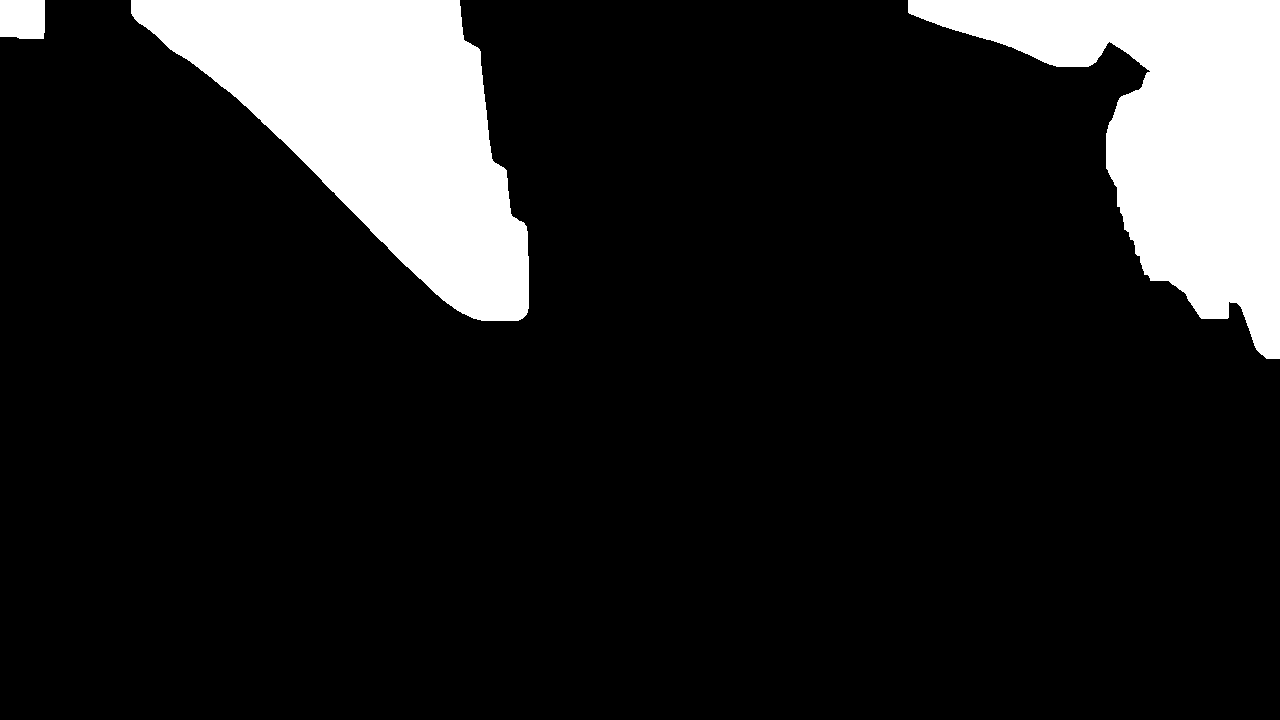
#> input picture agents/arm-004__claude-opus-5-5__grasp-cube/jaw_mask70.png, 1280 x 720 px
$ python -i vision.py   (imports and definitions only)
#> lines starting #> are read from the running program, lines starting #| are printed output that depends on the picture; after the words box and inside, x2 and y2 are one past the last pixel; in counts of white or black regions, pixels touching at a corner belong together
#> further down, picture is the input picture: shape (720, 1280, 3); 13.6% white; 3 white regions, box (x1, y1, x2, y2) and area: (131, 0, 529, 321) 65106, (908, 0, 1280, 359) 58142, (0, 0, 45, 39) 1713
"""Top-camera cube detection and pixel->base mapping."""
import json, sys
from pathlib import Path
import numpy as np, cv2
HERE = Path(__file__).resolve().parent
WS = HERE.parent
# [1 line that did not run here, left out]
# [1 line that did not run here, left out]
# [1 line that did not run here, left out]
CAL = HERE / 'top_to_base.json'


# [24 lines left out: functions pix_to_table, fit_similarity, fit_affine, not called in this run]


def load_cal():
    return np.array(json.loads(CAL.read_text())['M'])


CUBE_CAL = HERE / 'cube_cal.json'


# [40 lines left out: functions _cube_correction, pix_to_base, base_to_pix, not called in this run]


def wrist_cube(img, thresh=70, min_area=3000):
    """Find the cube in the wrist image: largest dark blob not touching the top
    (jaws) or left (stand/floor) border. Returns dict or None."""
#> called with thresh = 70, min_area = 3000
    g = cv2.cvtColor(img, cv2.COLOR_BGR2GRAY)
    g = cv2.GaussianBlur(g, (5, 5), 0)
    m = (g < thresh).astype(np.uint8)
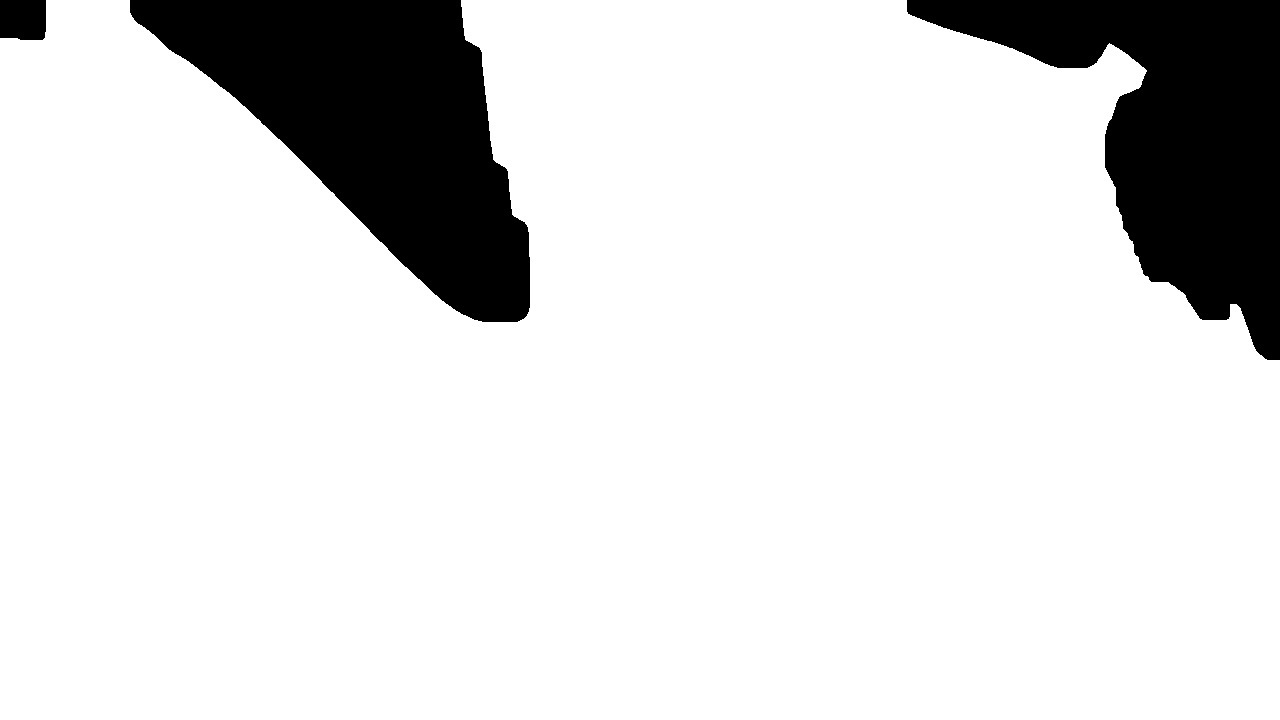
#> m: shape (720, 1280); values 0 (black) and 1 (white), 86.3% white; 3 black regions, box (x1, y1, x2, y2) and area: (130, 0, 530, 322) 65751, (907, 0, 1280, 360) 58656, (0, 0, 46, 40) 1791
    m = cv2.morphologyEx(m, cv2.MORPH_OPEN, np.ones((7, 7), np.uint8))
#> m: shape (720, 1280); values 0 (black) and 1 (white), 86.3% white; 3 black regions, box (x1, y1, x2, y2) and area: (130, 0, 530, 322) 65751, (907, 0, 1280, 360) 58668, (0, 0, 46, 40) 1791
    n, lab, st, cen = cv2.connectedComponentsWithStats(m)
#> n = 2; st = [[0, 0, 1280, 360, 126210], [0, 0, 1280, 720, 795390]]; cen = [[741.9, 127.4], [623.2, 396.3]]
    h, w = g.shape
#> h = 720; w = 1280
    best = None
    for i in range(1, n):
        x, y, bw, bh, a = st[i]
        if a < min_area or y <= 2 or x <= 2:
            continue
        if best is not None and a <= best['area']:
            continue
        cnt, _ = cv2.findContours((lab == i).astype(np.uint8), cv2.RETR_EXTERNAL, cv2.CHAIN_APPROX_SIMPLE)
        rect = cv2.minAreaRect(max(cnt, key=cv2.contourArea))
        if a / max(1.0, rect[1][0] * rect[1][1]) < 0.75:
            continue
        if True:
            best = dict(cx=float(cen[i][0]), cy=float(cen[i][1]), area=int(a), bbox=(int(x), int(y), int(bw), int(bh)),
                        angle=edge_angle(rect), rect=rect, touches_bottom=bool(y + bh >= h - 2), touches_right=bool(x + bw >= w - 2))
#> this loop made 1 pass
    return best


# [27 lines left out: functions edge_angle, top_cube, not called in this run]


BASE_PX = (690.0, 0.0)


# [18 lines left out: function arm_tip, not called in this run]


_JAW = {}


# [37 lines left out: functions jaw_mask, wrist_cube_low, top_cube_yaw, not called in this run]

>>> import cv2
>>> picture = cv2.imread('jaw_mask70.png')
>>> result = wrist_cube(picture)
